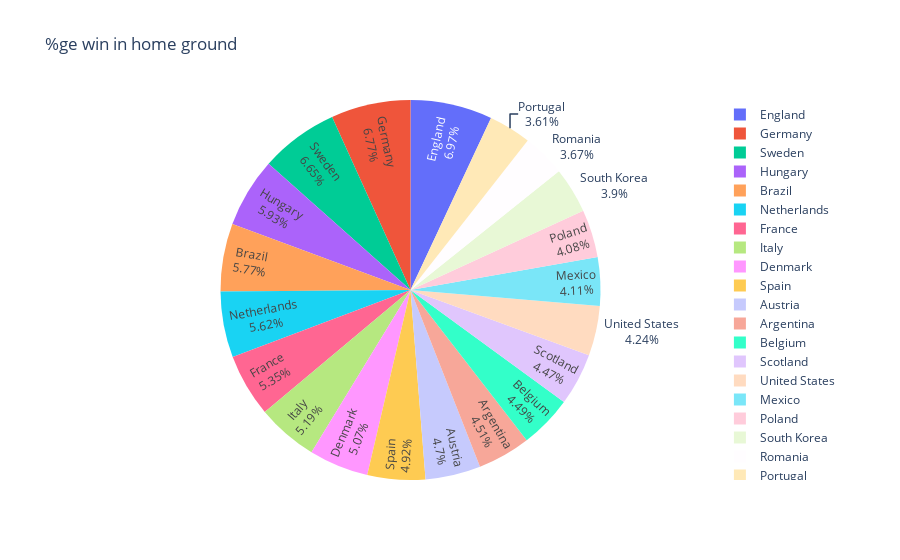

Here is the notebook cell this chart was saved with:
### Code cell
# Teams Win percentage distribution based on number of goals hit by each team
fig = go.Figure(data=[go.Pie(labels=home_goals_df.index[:20], 
                             values=home_goals_df.home_score[:20], 
                             textinfo='label+percent',
                             insidetextorientation='radial'
                            )])
fig.update_layout(title="%ge win in home ground")
fig.show()


# fig1 = go.Figure(data=[go.Pie(labels=home_goals_df.index[:20], 
#                              values=home_goals_df.away_score[:20], 
#                              textinfo='label+percent',
#                              insidetextorientation='radial'
#                             )])
# fig1.update_layout(title="%ge of other team's win")
# fig1.show()

### Figure 1 — Plotly figure (JSON) as saved in the notebook; plotly's stock layout.template omitted (floating-point values rounded to 4 significant figures)
{"data": [{"insidetextorientation": "radial", "labels": ["England", "Germany", "Sweden", "Hungary", "Brazil", "Netherlands", "France", "Italy", "Denmark", "Spain", "Austria", "Argentina", "Belgium", "Scotland", "United States", "Mexico", "Poland", "South Korea", "Romania", "Portugal"], "textinfo": "label+percent", "type": "pie", "values": [964, 937, 920, 820, 799, 777, 740, 718, 701, 681, 650, 624, 621, 618, 586, 569, 564, 539, 508, 500]}], "layout": {"title": {"text": "%ge win in home ground"}}}
